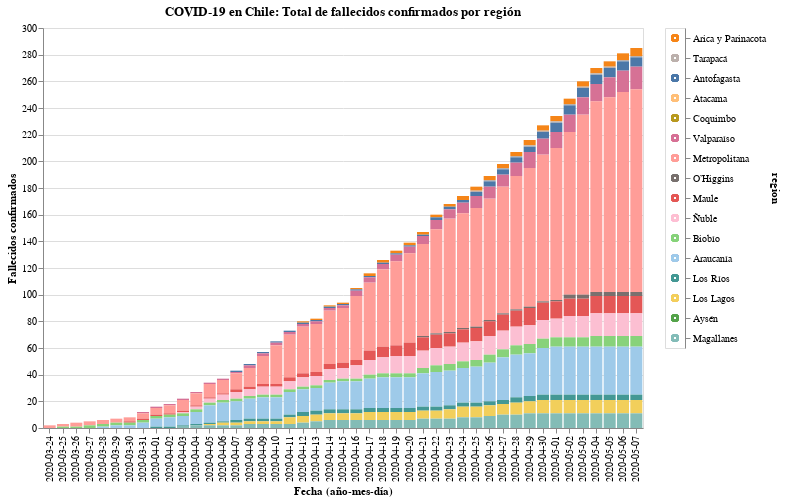

This figure's notebook cell:
### Code cell
#hide_input

input_dropdown = alt.binding_select(options=new_data['region'].unique())
selection1 = alt.selection_single(fields=['region'], bind=input_dropdown, name=' ')
selection2 = alt.selection_multi(fields=['region'], on='mouseover')

color = alt.condition(selection1 | selection2,
                    alt.Color('region:N', scale=alt.Scale(scheme='tableau20'), legend=None),
                    alt.value('lightgray'))

bars = alt.Chart(new_data).mark_bar().encode(
    x=alt.X('date:O', axis=alt.Axis(title='Fecha (año-mes-día)')),
    y=alt.Y('fallecidos', axis=alt.Axis(title='Fallecidos confirmados')),
    color=color,
    tooltip=['date', 'region', 'fallecidos'],
    order=alt.Order(
    # Sort the segments of the bars by this field
    'codigo region',
    sort='descending'
    )
    ).properties(
    title='COVID-19 en Chile: Total de fallecidos confirmados por región'
).add_selection(
    selection1, selection2
).transform_filter(
    selection1
)

legend = alt.Chart(new_data).mark_point().encode(
    y=alt.Y('region:N', axis=alt.Axis(orient='right'), sort=regiones),
    color=color
).add_selection(
    selection1, selection2
)

bars.properties(width=600, height=400) | legend

### Figure 1 — Vega-Lite specification as saved in the notebook (floating-point values rounded to 4 significant figures; data arrays with more than 128 entries replaced by an {"elided": "..."} marker saying what was removed)
{"config": {"view": {"continuousWidth": 400, "continuousHeight": 300}}, "hconcat": [{"mark": "bar", "encoding": {"color": {"condition": {"type": "nominal", "field": "region", "legend": null, "scale": {"scheme": "tableau20"}, "selection": {"or": [" ", "selector002"]}}, "value": "lightgray"}, "order": {"type": "quantitative", "field": "codigo region", "sort": "descending"}, "tooltip": [{"type": "nominal", "field": "date"}, {"type": "nominal", "field": "region"}, {"type": "quantitative", "field": "fallecidos"}], "x": {"type": "ordinal", "axis": {"title": "Fecha (año-mes-día)"}, "field": "date"}, "y": {"type": "quantitative", "axis": {"title": "Fallecidos confirmados"}, "field": "fallecidos"}}, "height": 400, "selection": {" ": {"type": "single", "fields": ["region"], "bind": {"input": "select", "options": ["Arica y Parinacota", "Tarapacá", "Antofagasta", "Atacama", "Coquimbo", "Valparaíso", "Metropolitana", "O’Higgins", "Maule", "Ñuble", "Biobío", "Araucanía", "Los Ríos", "Los Lagos", "Aysén", "Magallanes"]}}, "selector002": {"type": "multi", "fields": ["region"], "on": "mouseover"}}, "title": "COVID-19 en Chile: Total de fallecidos confirmados por región", "transform": [{"filter": {"selection": " "}}], "width": 600}, {"mark": "point", "encoding": {"color": {"condition": {"type": "nominal", "field": "region", "legend": null, "scale": {"scheme": "tableau20"}, "selection": {"or": [" ", "selector002"]}}, "value": "lightgray"}, "y": {"type": "nominal", "axis": {"orient": "right"}, "field": "region", "sort": ["Arica y Parinacota", "Tarapacá", "Antofagasta", "Atacama", "Coquimbo", "Valparaíso", "Metropolitana", "O’Higgins", "Maule", "Ñuble", "Biobío", "Araucanía", "Los Ríos", "Los Lagos", "Aysén", "Magallanes"]}}, "selection": {" ": {"type": "single", "fields": ["region"], "bind": {"input": "select", "options": ["Arica y Parinacota", "Tarapacá", "Antofagasta", "Atacama", "Coquimbo", "Valparaíso", "Metropolitana", "O’Higgins", "Maule", "Ñuble", "Biobío", "Araucanía", "Los Ríos", "Los Lagos", "Aysén", "Magallanes"]}}, "selector002": {"type": "multi", "fields": ["region"], "on": "mouseover"}}}], "data": {"name": "data-5dbffa7589eac455ca2ae43ce23556b0"}, "$schema": "https://vega.github.io/schema/vega-lite/v4.8.1.json", "datasets": {"data-5dbffa7589eac455ca2ae43ce23556b0": {"elided": "720 records"}}}
